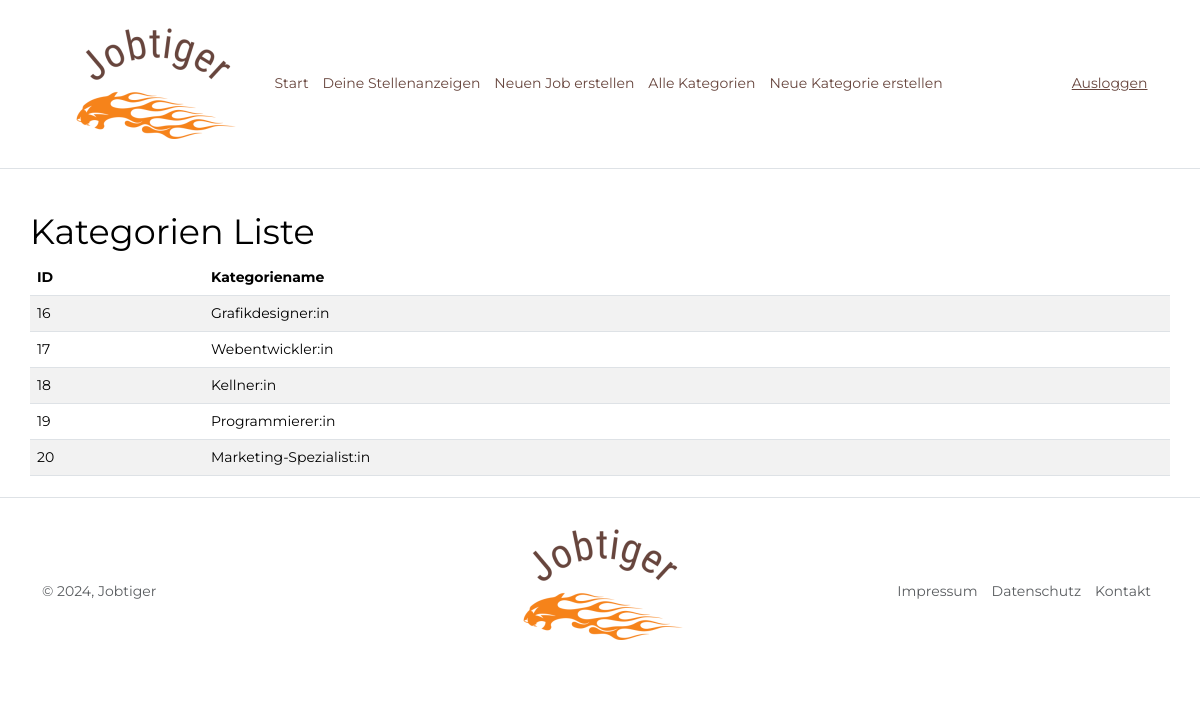
The app's page /kategorien_liste.php (signed in) with its own data.
### tables this page shows
CREATE TABLE `kategorien` (
  `id` int(10) UNSIGNED NOT NULL,
  `kategorie` varchar(255) NOT NULL
);

### setup.php (called while the page is built, shortened)
<?php
spl_autoload_register(
    function (string $klasse) {
        $prefix = "WIFI\\Jobportal\\";
        $basis = __DIR__ . "/";
        $laenge = strlen($prefix);
        $klasse_ohne_prefix = substr($klasse, $laenge);
        $datei = $basis . $klasse_ohne_prefix . ".php";
        $datei = str_replace("\\", "/", $datei);
    }
);

### Fdb/Mysql.php (called while the page is built, shortened)
<?php
class Mysql {
    private static ?Mysql $instanz = null;
    public static function getInstanz(): Mysql {
        if (!self::$instanz) {
            self::$instanz = new Mysql();
        }
        return self::$instanz;
    }
    private \mysqli $db;
    public function verbinden() {
        $this->db = new \mysqli(MYSQL_HOST, MYSQL_USER, MYSQL_PASSWORT, MYSQL_DATENBANK);
        $this->db->set_charset('utf8mb4');
    }
    public function query(string $input): \mysqli_result|bool {
        $ergebnis = $this->db->query($input);
        return $ergebnis;
    }
}

### Fdb/Model/Kategorien.php (called while the page is built, shortened)
<?php
class Kategorien {
    public function alle_kategorien(): array {
        $alle_kategorien = array();
        $db = Mysql::getInstanz();
        $ergebnis = $db->query("SELECT * FROM kategorien");
        while ($row = $ergebnis->fetch_assoc()) {
            $alle_kategorien[] = new Kategorie($row);
        }
        return $alle_kategorien;
    }
}

### Fdb/Model/Row/RowAbstract.php (called while the page is built, shortened)
<?php
abstract class RowAbstract {
    protected string $tabelle;
    private array $daten = [];
    public function __construct(array|int $id_oder_daten) {
        if (is_array($id_oder_daten)) {
            $this->daten = $id_oder_daten;
        } else {
            $db = Mysql::getInstanz();
            $sql_id = $db->escape($id_oder_daten);
            $ergebnis = $db->query("SELECT * FROM {$this->tabelle} WHERE id = '{$sql_id}'");
            $this->daten = $ergebnis->fetch_assoc();
        }
    }
    public function __get(string $eigenschaft): mixed {
        return $this->daten[$eigenschaft];
    }
}

### kategorien_liste.php (the view, shortened to what this page needs)
<?php
include "setup.php";
include "kopf-backend.php";
?>
<h1>Kategorien Liste</h1>
<?php
echo "<table class='table table-striped'>";
echo "<thead class='thead-dark'>";
echo "<tr>";
    echo "<th>ID</th>";
    echo "<th>Kategoriename</th>";
echo "</tr>";
echo "</thead>";
echo "<tbody>";
$kategorien = new Kategorien();
$alle_kategorien = $kategorien->alle_kategorien();
foreach ($alle_kategorien as $kategorie) {
    echo "<tr>";
        echo "<td>" . $kategorie->id . "</td>";
        echo "<td>" . $kategorie->kategorie . "</td>";
    echo "</tr>";
}
echo "</tbody>";
echo "</table>";
?>
<?php
include "fuss.php";
?>

### css/style.css (style rules this page uses)
:root { --primary: orange; --dark-brown: #67453d; }
html, body { margin: 0; padding: 0; font-family: Montserrat; font-size: 14px; color: var(--text-color); }
html * { box-sizing: border-box; }

### records on screen
kategorien: id "16", kategorie "Grafikdesigner:in"
kategorien: id "17", kategorie "Webentwickler:in"
kategorien: id "18", kategorie "Kellner:in"
kategorien: id "19", kategorie "Programmierer:in"
kategorien: id "20", kategorie "Marketing-Spezialist:in"
